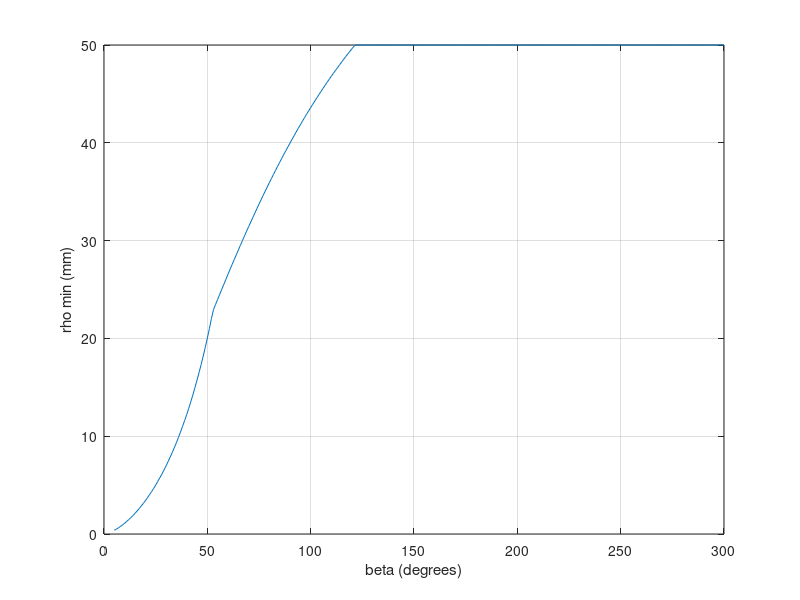

Here is the MATLAB script that generated this plot:
%this script is a replacement for the graphs on slide 38-39 of chapter 8
%the graphs on these slides are only valid for C5 and C6 cycloids starting
%or ending at a lift equal to zero
%the graphs are not valid for the other cases (C1, C2, C3 and C4 cycloids
%and C5 and C6 not starting/ending at zero lift)
%this script will generate graphs, similar to the ones in the course text,
%that can be used for all cases

clear; close all; clc


%% input
R0 = 50; %pitch radius in mm
start_lift = 0; %start lift in mm
end_lift = 30; %end lift in mm
cycloidtype = 6; %type of cycloide

%% calculations
beta_vec = 5:300;
rho_min = 0*beta_vec;

L0 = start_lift;
L1 = end_lift;
for i = 1:length(beta_vec)
  beta = beta_vec(i)*pi/180;
  theta = linspace(0, beta_vec(i), 100)*pi/180;
  
  if cycloidtype==1
    L=L1-L0;
    S=L*(theta/beta-sin(pi*theta/beta)/pi)+L0;
    V=L/beta*(1-cos(pi*theta/beta));
    A=pi*L/beta^2*(sin(pi*theta/beta));
    
  elseif cycloidtype==2
    L=L1-L0;
    S=L*(theta/beta+sin(pi*theta/beta)/pi)+L0;
    V=L/beta*(1+cos(pi*theta/beta));
    A=-pi*L/beta^2*(sin(pi*theta/beta));
    
  elseif cycloidtype==3
    L=-(L1-L0);
    S=L*(1-theta/beta+sin(pi*theta/beta)/pi)+L0-L;
    V=-L/beta*(1-cos(pi*theta/beta));
    A=-pi*L/beta^2*(sin(pi*theta/beta));
    
  elseif cycloidtype==4
    L=-(L1-L0);
    S=L*(1-theta/beta-sin(pi*theta/beta)/pi)+L0-L;
    V=-L/beta*(1+cos(pi*theta/beta));
    A=pi*L/beta^2*(sin(pi*theta/beta));
    
  elseif cycloidtype==5
    L=L1-L0;
    S=L*(theta/beta-sin(2*pi*theta/beta)/2/pi)+L0;
    V=L/beta*(1-cos(2*pi*theta/beta));
    A=2*pi*L/beta^2*(sin(2*pi*theta/beta));
    
  elseif cycloidtype==6
    L=-(L1-L0);
    S=L*(1-theta/beta+sin(2*pi*theta/beta)/2/pi)+L0-L;
    V=-L/beta*(1-cos(2*pi*theta/beta));
    A=-2*pi*L/beta^2*(sin(2*pi*theta/beta));
  else
    error('cycloid type must be a number between 1 and 6')
  end
  
  rho = ((R0+S).^2 + V.^2).^(3/2) ./ ((R0+S).^2 + 2*V.^2 - (R0+S).*A);
  rho_min(i) = min(abs(rho));
end

figure;
plot(beta_vec, rho_min);
grid
xlabel('beta (degrees)')
ylabel('rho min (mm)')
